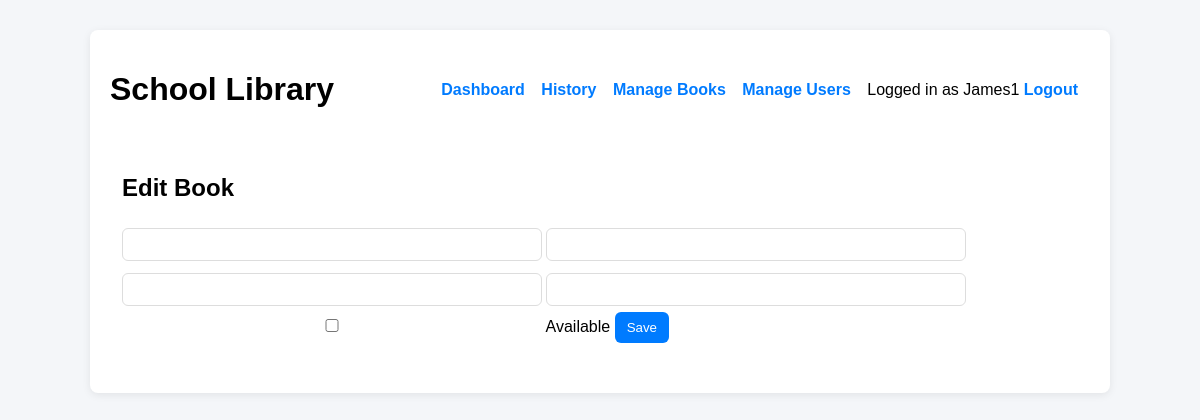
Page /edit_book/1 (signed in) on the earlier database version.
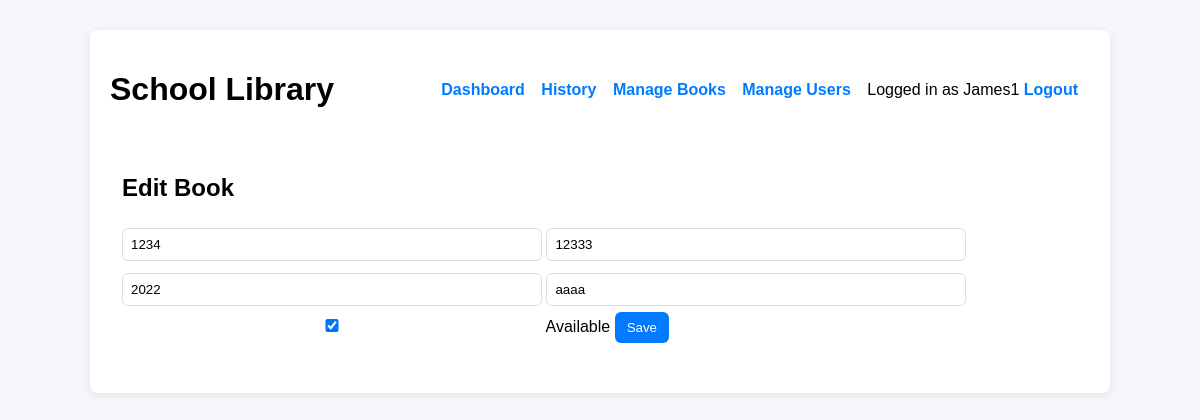
Same page on the later database version.
### tables this page shows
CREATE TABLE books (
            id INTEGER PRIMARY KEY AUTOINCREMENT,
            title TEXT,
            author TEXT,
            year TEXT,
            language TEXT,
            available INTEGER DEFAULT 1
        );

### routes/book_routes.py (the view, shortened to what this page needs)
@bp.route('/edit_book/<int:book_id>', methods=['GET','POST'])
@admin_only
def edit_book(book_id):
    book = get_book(book_id)
    return render_template('edit_book.html', book=book)

### database.py (called while the page is built, shortened)
def get_conn(path):
    conn = sqlite3.connect(path)
    conn.row_factory = sqlite3.Row
    return conn

def query(db_path, sql, params=(), fetchone=False, fetchall=False):
    conn = get_conn(db_path)
    cur = conn.cursor()
    cur.execute(sql, params)
    conn.commit()
    if fetchone:
        row = cur.fetchone()
        conn.close()
        return row

### models/book_model.py (called while the page is built)
def get_book(book_id):
    return query(DB, "SELECT * FROM books WHERE id=?", (book_id,), fetchone=True)

### routes/book_routes.py (called while the page is built)
def admin_only(f):
    from functools import wraps
    @wraps(f)
    def wrapped(*args, **kwargs):
        if session.get('role')!='admin':
            return 'Admins only', 403
        return f(*args, **kwargs)
    return wrapped

### templates/edit_book.html (shortened to what this page needs)
{% extends "base.html" %}
{% block content %}
<div class="card">
  <h2>Edit Book</h2>
  <form method="POST">
    <input name="title" value="{{ book.title }}" required>
    <input name="author" value="{{ book.author }}" required>
    <input name="year" value="{{ book.year }}" required>
    <input name="language" value="{{ book.language }}" required>
    <label><input type="checkbox" name="available" {% if book.available %}checked{% endif %}> Available</label>
    <button type="submit">Save</button>
  </form>
</div>
{% endblock %}

Differences in the rows shown:
added books: title "1234", author "12333", year "2022", language "aaaa", available "☑"
Other differences:
form field available: "☐" → (not shown)
